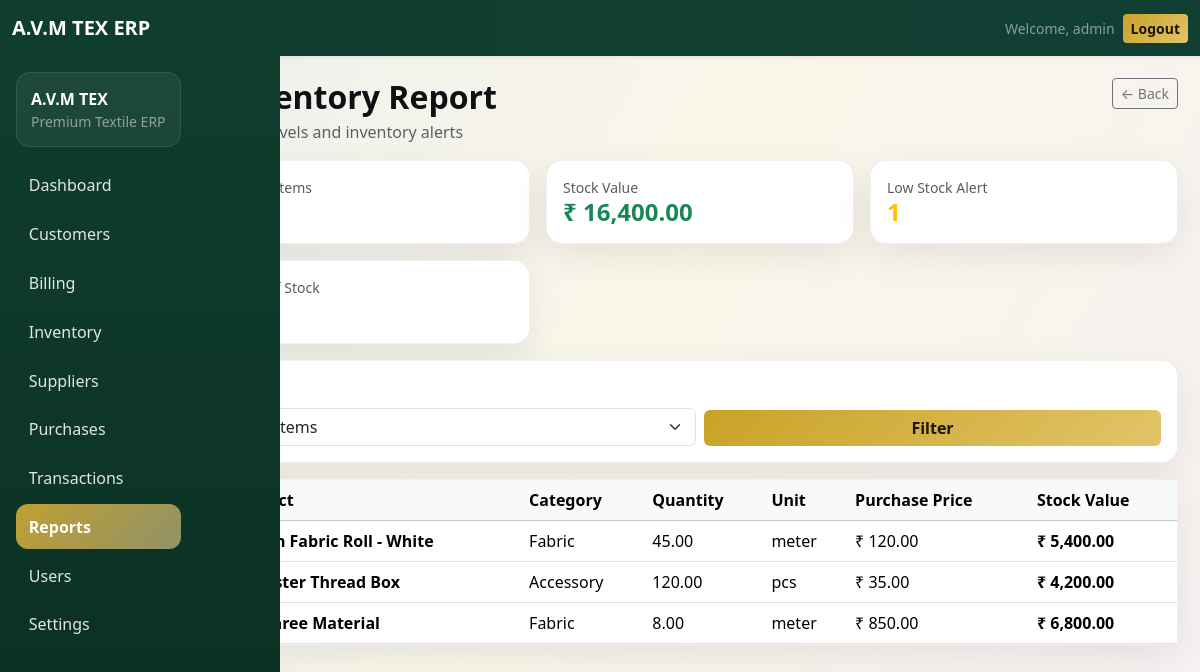
The page /avm-tex/reports/inventory_report.php (signed in) on the database its author committed.
### tables this page shows
CREATE TABLE IF NOT EXISTS inventory (
  id INT UNSIGNED NOT NULL AUTO_INCREMENT,
  product_name VARCHAR(200) NOT NULL,
  category VARCHAR(100) NOT NULL DEFAULT 'General',
  quantity DECIMAL(12,2) NOT NULL DEFAULT 0,
  unit VARCHAR(30) NOT NULL DEFAULT 'pcs',
  purchase_price DECIMAL(12,2) NOT NULL DEFAULT 0,
  selling_price DECIMAL(12,2) NOT NULL DEFAULT 0,
  supplier VARCHAR(150) DEFAULT NULL,
  gst_percentage DECIMAL(5,2) NOT NULL DEFAULT 0,
  barcode VARCHAR(50) DEFAULT NULL,
  created_at TIMESTAMP NOT NULL DEFAULT CURRENT_TIMESTAMP,
  updated_at TIMESTAMP NOT NULL DEFAULT CURRENT_TIMESTAMP ON UPDATE CURRENT_TIMESTAMP,
  PRIMARY KEY (id),
  KEY idx_inventory_product (product_name),
  KEY idx_inventory_category (category),
  KEY idx_inventory_barcode (barcode),
  KEY idx_inventory_quantity (quantity)
);

### avm-tex/helpers/format_currency.php (called while the page is built, shortened)
<?php
function format_inr(float|int $amount): string
{
    return '₹ ' . number_format((float)$amount, 2);
}

### avm-tex/reports/inventory_report.php (the view, shortened to what this page needs)
<?php
require_once __DIR__ . '/../config/db.php';
require_once __DIR__ . '/../helpers/format_currency.php';
$filterStatus = trim((string)($_GET['status'] ?? 'all'));
$allInventory = [];
$lowStockItems = [];
$outOfStockItems = [];
$totalValue = 0.0;
try {
    $stmt = $pdo->query(
        "SELECT id, product_name, category, quantity, unit, purchase_price, selling_price,
                (quantity * purchase_price) AS stock_value
         FROM inventory ORDER BY product_name ASC"
    );
    $allInventory = $stmt->fetchAll(PDO::FETCH_ASSOC) ?: [];
    $stmt = $pdo->query(
        "SELECT id, product_name, category, quantity, unit, purchase_price,
                (quantity * purchase_price) AS stock_value
         FROM inventory WHERE quantity <= 10 AND quantity > 0 ORDER BY quantity ASC"
    );
    $lowStockItems = $stmt->fetchAll(PDO::FETCH_ASSOC) ?: [];
    $stmt = $pdo->query(
        "SELECT id, product_name, category, unit, purchase_price,
                0 AS quantity, (0 * purchase_price) AS stock_value
         FROM inventory WHERE quantity = 0 ORDER BY product_name ASC"
    );
    $outOfStockItems = $stmt->fetchAll(PDO::FETCH_ASSOC) ?: [];
    foreach ($allInventory as $item) {
        $totalValue += (float)$item['stock_value'];
    }
} catch (PDOException $e) {
    $dbError = APP_DEBUG ? $e->getMessage() : 'Could not load inventory data.';
}
require_once __DIR__ . '/../includes/header.php';
require_once __DIR__ . '/../includes/sidebar.php';
$displayItems = $allInventory;
?>
<div class="container-fluid">
    <div class="row">
        <div class="d-none d-lg-block col-lg-3 col-xl-2 p-0" aria-hidden="true"></div>
        <main class="col-12 col-lg-9 col-xl-10 avm-content">
            <div class="d-flex justify-content-between align-items-start mb-3">
                <div>
                    <h2 class="mb-1 fw-bold">Inventory Report</h2>
                    <div class="avm-muted">Stock levels and inventory alerts</div>
                </div>
                <a href="<?= APP_BASE ?>/reports/index.php" class="btn btn-outline-secondary btn-sm">← Back</a>
            </div>
            <div class="row g-3 mb-3">
                <div class="col-md-6 col-lg-4">
                    <div class="card avm-card">
                        <div class="card-body">
                            <div class="small text-muted">Total Items</div>
                            <div class="h4 mb-0 fw-bold"><?= count($allInventory) ?></div>
                        </div>
                    </div>
                </div>
                <div class="col-md-6 col-lg-4">
                    <div class="card avm-card">
                        <div class="card-body">
                            <div class="small text-muted">Stock Value</div>
                            <div class="h4 mb-0 fw-bold text-success"><?= format_inr($totalValue) ?></div>
                        </div>
                    </div>
                </div>
                <div class="col-md-6 col-lg-4">
                    <div class="card avm-card">
                        <div class="card-body">
                            <div class="small text-muted">Low Stock Alert</div>
                            <div class="h4 mb-0 fw-bold text-warning"><?= count($lowStockItems) ?></div>
                        </div>
                    </div>
                </div>
                <div class="col-md-6 col-lg-4">
                    <div class="card avm-card">
                        <div class="card-body">
                            <div class="small text-muted">Out of Stock</div>
                            <div class="h4 mb-0 fw-bold text-danger"><?= count($outOfStockItems) ?></div>
                        </div>
                    </div>
                </div>
            </div>
            <div class="card avm-card mb-3">
                <div class="card-body">
                    <form method="get" action="<?= APP_BASE ?>/reports/inventory_report.php" class="row g-2 align-items-end">
                        <div class="col-12 col-md-6">
                            <label for="filterStatus" class="form-label small fw-semibold">Filter</label>
                            <select id="filterStatus" name="status" class="form-select">
                                <option value="all" <?= $filterStatus === 'all' ? 'selected' : '' ?>>All Items</option>
                            </select>
                        </div>
                        <div class="col-12 col-md-6">
                            <button type="submit" class="btn btn-avm-gold w-100">Filter</button>
                        </div>
                    </form>
                </div>
            </div>
            <div class="card avm-card">
                <div class="table-responsive">
                    <table class="table table-hover align-middle mb-0">
                        <thead class="table-light">
                            <tr>
                                <th>Product</th>
                                <th>Category</th>
                                <th>Quantity</th>
                                <th>Unit</th>
                                <th>Purchase Price</th>
                                <th>Stock Value</th>
                            </tr>
                        </thead>
                        <tbody>
                            <?php if (count($displayItems) === 0): ?>
                                <tr>
                                    <td colspan="6" class="text-center py-4 text-muted">No items found.</td>
                                </tr>
                            <?php else: ?>
                                <?php foreach ($displayItems as $item): ?>
                                    <tr>
                                        <td class="fw-semibold"><?= htmlspecialchars($item['product_name']) ?></td>
                                        <td><?= htmlspecialchars($item['category'] ?? '—') ?></td>
                                        <td><?= number_format((float)$item['quantity'], 2) ?></td>
                                        <td><?= htmlspecialchars($item['unit']) ?></td>
                                        <td><?= format_inr((float)$item['purchase_price']) ?></td>
                                        <td class="fw-semibold"><?= format_inr((float)($item['stock_value'] ?? $item['quantity'] * $item['purchase_price'])) ?></td>
                                    </tr>
                                <?php endforeach; ?>
                            <?php endif; ?>
                        </tbody>
                    </table>
                </div>
            </div>
        </main>
    </div>
</div>
<?php require_once __DIR__ . '/../includes/footer.php'; ?>

### avm-tex/assets/css/style.css (style rules this page uses)
:root { --avm-cream:#f7f1e1; --avm-maroon:#6b1022; --avm-gold:#c9a227; --avm-green:#0f3d2e; --avm-ink:#0e1114; }
.avm-bg { background: linear-gradient(120deg, rgba(15,61,46,.08), rgba(201,162,39,.10), rgba(107,16,34,.06)); min-height:100vh; color: var(--avm-ink); }
.btn-avm-gold { background: linear-gradient(135deg, var(--avm-gold), #e2c468); border:0; color:#1b1400; font-weight:600; }
.avm-content { padding: 22px; }
.avm-card { border: 1px solid rgba(0,0,0,.06); border-radius: 16px; box-shadow: 0 12px 36px rgba(14,17,20,.08); }
.avm-muted { color: rgba(14,17,20,.65); }

### rows shown on the page
inventory: product_name "Cotton Fabric Roll - White", category "Fabric", quantity "45.00", unit "meter", purchase_price "₹ 120.00", purchase_price "₹ 5,400.00"
inventory: product_name "Polyester Thread Box", category "Accessory", quantity "120.00", unit "pcs", purchase_price "₹ 35.00", purchase_price "₹ 4,200.00"
inventory: product_name "Silk Saree Material", category "Fabric", quantity "8.00", unit "meter", purchase_price "₹ 850.00", purchase_price "₹ 6,800.00"

### other values the page prints
$_SESSION['admin_username'] "admin"
$label "Dashboard"
$label "Customers"
$label "Billing"
$label "Inventory"
$label "Suppliers"
$label "Purchases"
$label "Transactions"
$label "Reports"
$label "Users"
$label "Settings"
format_inr($totalValue) "₹ 16,400.00"
count($lowStockItems) "1"
